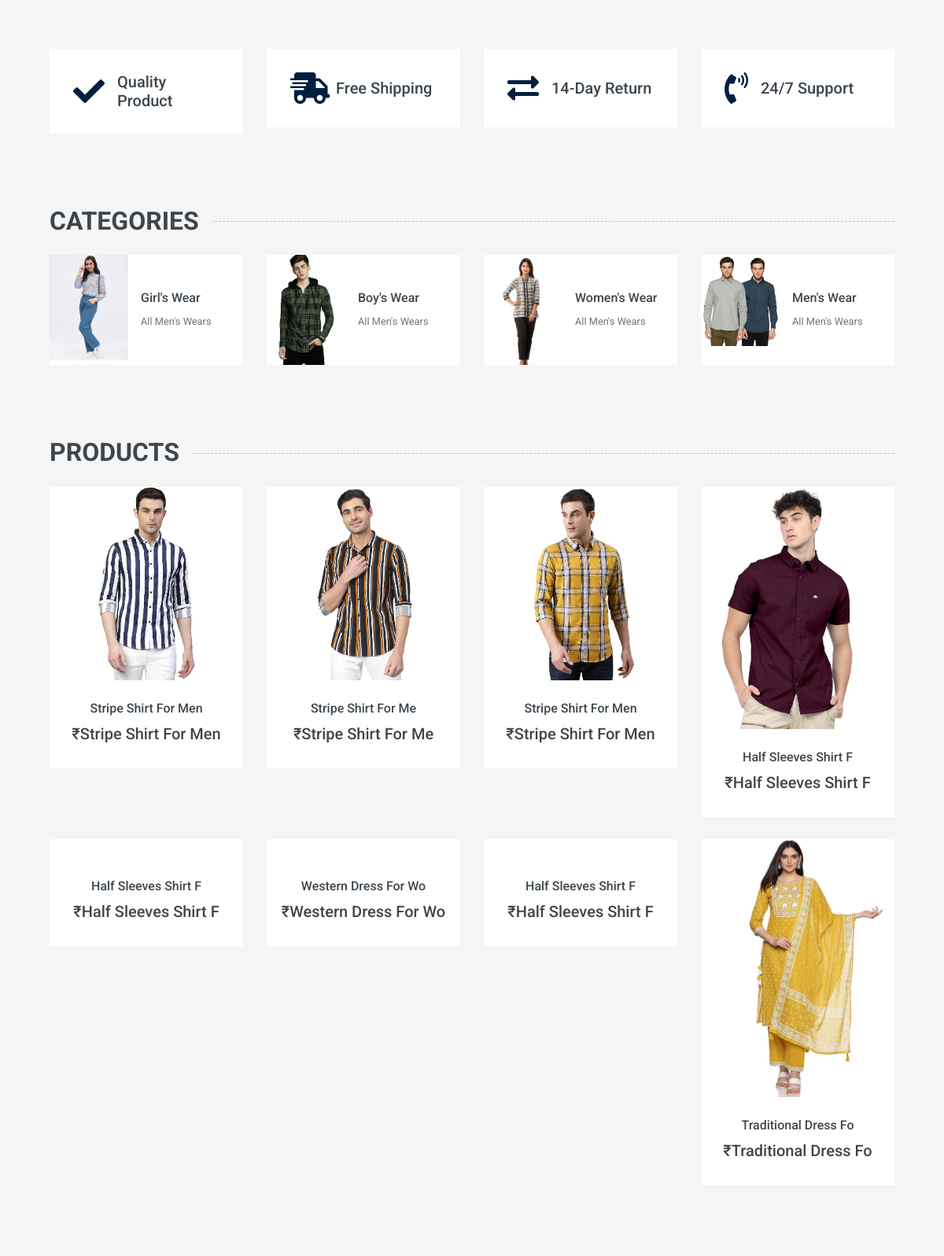
Before: / (middle part) with the older database file.
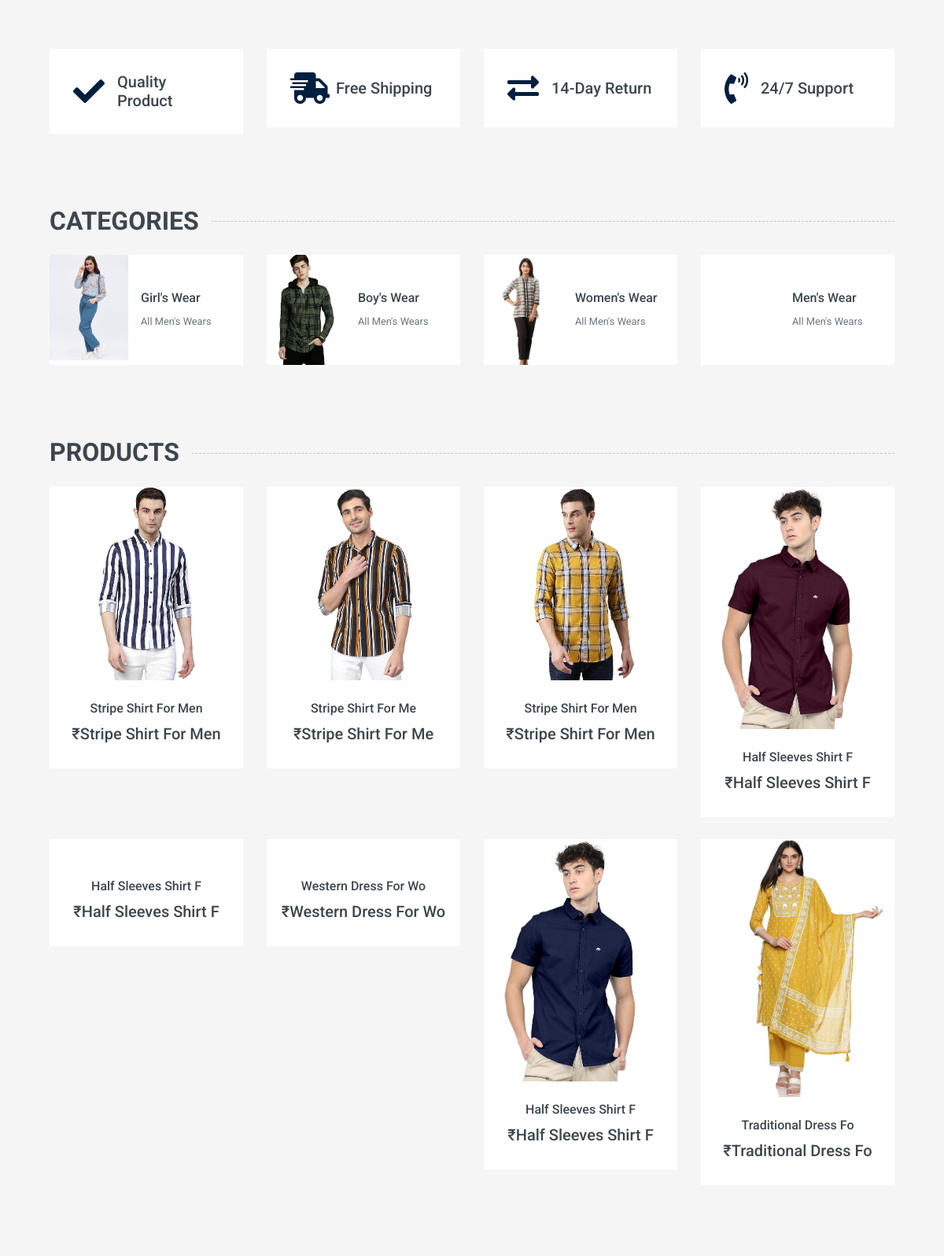
After: the same page with the newer database file.
### tables this page shows
CREATE TABLE `category` (
  `id` int(20) NOT NULL,
  `category_name` varchar(50) NOT NULL,
  `category_description` text NOT NULL,
  `image` varchar(200) NOT NULL,
  `created_by` int(50) NOT NULL,
  `updated_by` int(50) NOT NULL,
  `created_at` datetime NOT NULL,
  `updated_at` datetime NOT NULL,
  `is_active` tinyint(1) NOT NULL
);

CREATE TABLE `product` (
  `id` int(20) NOT NULL,
  `category_id` int(20) NOT NULL,
  `variants_id` int(20) NOT NULL,
  `attribute_id` int(20) NOT NULL,
  `p_name` varchar(200) NOT NULL,
  `p_image` varchar(200) DEFAULT NULL,
  `p_description` varchar(100) NOT NULL,
  `stock` int(50) NOT NULL,
  `price` int(50) NOT NULL,
  `created_by` int(20) DEFAULT NULL,
  `updated_by` int(20) DEFAULT NULL,
  `created_at` datetime DEFAULT NULL,
  `updated_at` datetime DEFAULT NULL,
  `is_active` tinyint(1) NOT NULL
);

### index.php (the view, shortened to what this page needs)
<?php
require("header.php");
?>
<div class="container-fluid pt-5">
    <div class="row px-xl-5 pb-3">
        <div class="col-lg-3 col-md-6 col-sm-12 pb-1">
            <div class="d-flex align-items-center bg-light mb-4" style="padding: 30px;">
                <h1 class="fa fa-check text-primary m-0 mr-3"></h1>
                <h5 class="font-weight-semi-bold m-0">Quality Product</h5>
            </div>
        </div>
        <div class="col-lg-3 col-md-6 col-sm-12 pb-1">
            <div class="d-flex align-items-center bg-light mb-4" style="padding: 30px;">
                <h1 class="fa fa-shipping-fast text-primary m-0 mr-2"></h1>
                <h5 class="font-weight-semi-bold m-0">Free Shipping</h5>
            </div>
        </div>
        <div class="col-lg-3 col-md-6 col-sm-12 pb-1">
            <div class="d-flex align-items-center bg-light mb-4" style="padding: 30px;">
                <h1 class="fas fa-exchange-alt text-primary m-0 mr-3"></h1>
                <h5 class="font-weight-semi-bold m-0">14-Day Return</h5>
            </div>
        </div>
        <div class="col-lg-3 col-md-6 col-sm-12 pb-1">
            <div class="d-flex align-items-center bg-light mb-4" style="padding: 30px;">
                <h1 class="fa fa-phone-volume text-primary m-0 mr-3"></h1>
                <h5 class="font-weight-semi-bold m-0">24/7 Support</h5>
            </div>
        </div>
    </div>
</div>
<div class="container-fluid pt-5">
    <h2 class="section-title position-relative text-uppercase mx-xl-5 mb-4"><span class="bg-secondary pr-3">Categories</span></h2>
    <div class="row px-xl-5 pb-3">
        <?php $sql = "SELECT * from category ORDER BY id DESC limit 4"; ?>
        <?php if ($result = $conn->query($sql)) : ?>
            <?php while ($row = $result->fetch_assoc()) : ?>
                <div class="col-lg-3 col-md-4 col-sm-6 pb-1">
                    <a class="text-decoration-none" href="">
                        <div class="cat-item d-flex align-items-center mb-4">
                            <div class="overflow-hidden" style="width: 100px; height: 140px;">
                                <img class="img-fluid" src="/e-commerce/admin/<?php echo $row['image']; ?>" alt="">
                            </div>
                            <div class="flex-fill pl-3">
                                <h6><?php echo $row['category_name']; ?></h6>
                                <small class="text-body">All Men's Wears</small>
                            </div>
                        </div>
                    </a>
                </div>
            <?php endwhile; ?>
        <?php endif; ?>
    </div>
</div>
<div class="container-fluid pt-5 pb-3">
    <h2 class="section-title position-relative text-uppercase mx-xl-5 mb-4"><span class="bg-secondary pr-3">
            Products</span></h2>
    <div class="row px-xl-5">
        <?php $sql = "SELECT * from product order by rand() limit 8"; ?>
        <?php if ($result = $conn->query($sql)) : ?>
            <?php while ($row = $result->fetch_assoc()) : ?>
                <div class="col-lg-3 col-md-4 col-sm-6 pb-1">
                    <div class="product-item bg-light mb-4">
                        <div class="product-img position-relative overflow-hidden">
                            <img class="img-fluid w-100" src="/e-commerce/admin/<?php echo $row['p_image']; ?>" alt="">
                            <div class="product-action">
                            </div>
                        </div>
                        <div class="text-center py-4">
                            <a class="h6 text-decoration-none text-truncate" href="product.php?id=<?php echo $row["id"]; ?>"><?php echo $row['p_name']; ?></a>
                            <div class="d-flex align-items-center justify-content-center mt-2">
                                <h5>₹<?php echo $row['p_name']; ?></h5>
                            </div>
                        </div>
                    </div>
                </div>
            <?php endwhile; ?>
        <?php endif; ?>
    </div>
</div>
<?php
require("footer.php");
?>

### header.php (shortened to what this page needs)
<!DOCTYPE html>
<html lang="en">
<head>
    <link href="https://cdnjs.cloudflare.com/ajax/libs/font-awesome/5.10.0/css/all.min.css" rel="stylesheet">
    <link href="lib/animate/animate.min.css" rel="stylesheet">
    <link href="lib/owlcarousel/assets/owl.carousel.min.css" rel="stylesheet">
    <link href="css/style.css" rel="stylesheet">
</head>
<body>

### footer.php (shortened to what this page needs)
</body>
</html>

Changed rows visible on the page:
changed category "Men's Wear": image: picture removed
changed product (number 7 of 8 on the later page): p_image: picture added
